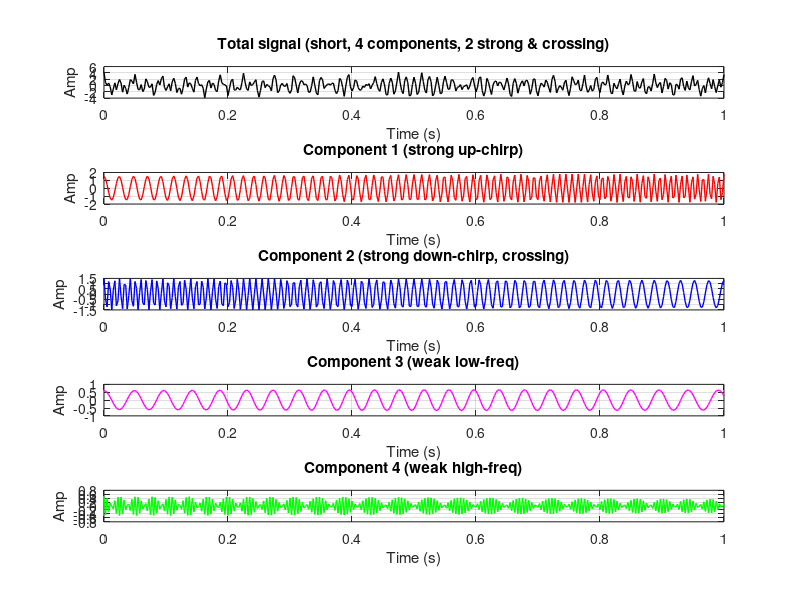
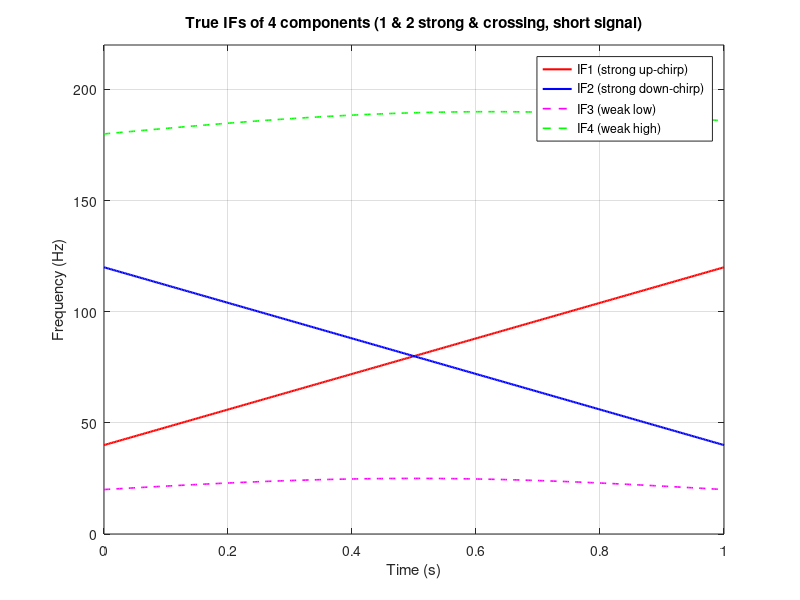

Write MATLAB code to recreate these figures, in order. (Note: this script raises an error after producing the figures.)
%% gen_crossing_4mode_signal_short.m
% 生成一个「短一点」的 4 分量交叉信号：
%   fs = 400 Hz, T = 1 s, N ≈ 401
%   其中两条强分量在 t=0.5 s 左右交叉，频率 80 Hz 附近

clc;
clear;
close all;

%% 1. 时间轴 & 采样率（缩短版）
fs = 400;                 % 采样频率从 1000 降到 400 Hz
T  = 1;                   % 总时长从 2 s 缩到 1 s
t  = 0 : 1/fs : T;        % 时间向量
N  = length(t);

%% 2. 设计 4 个分量的 IF & IA
% 注意：因为 T 变成 1s，我们适当调一下斜率，让交叉仍然发生在中间

% === 强分量 1：从 40 Hz 线性扫到 120 Hz（上升 chirp）===
%  IF1(t) = 40 + 80*t  (t∈[0,1], 40→120 Hz)
IF1 = 40 + 80*t;
IA1 = 1.5 * (1 + 0.2*sin(2*pi*0.3*t));   % 轻微调制振幅

% === 强分量 2：从 120 Hz 线性扫到 40 Hz（下降 chirp）===
%  IF2(t) = 120 - 80*t (t∈[0,1], 120→40 Hz)
%  两条在 t=0.5 s, f=80 Hz 交叉
IF2 = 120 - 80*t;
IA2 = 1.3 * (1 + 0.15*cos(2*pi*0.25*t));

% === 弱分量 3：低频，非交叉 ===
IF3 = 20 + 5*sin(2*pi*0.5*t);           % 大致在 15~25 Hz 之间
IA3 = 0.6 * (1 + 0.1*sin(2*pi*0.4*t));

% === 弱分量 4：高频，非交叉 ===
% Nyquist(fs=400) = 200 Hz，所以 180±10Hz 是安全的
IF4 = 180 + 10*sin(2*pi*0.4*t);         % 大致在 170~190 Hz
IA4 = 0.4 * (1 + 0.2*cos(2*pi*0.35*t));

%% 3. 由 IF 积分得到相位，再生成 4 个分量信号
phi1 = 2*pi*cumtrapz(t, IF1);
phi2 = 2*pi*cumtrapz(t, IF2);
phi3 = 2*pi*cumtrapz(t, IF3);
phi4 = 2*pi*cumtrapz(t, IF4);

Sig1 = IA1 .* cos(phi1);
Sig2 = IA2 .* cos(phi2);
Sig3 = IA3 .* cos(phi3);
Sig4 = IA4 .* cos(phi4);

Sig = Sig1 + Sig2 + Sig3 + Sig4;

%% 4. 时域：总信号 + 各分量（简单看一眼）

figure;
set(gcf,'Color','w','Position',[100 100 800 600]);

subplot(5,1,1);
plot(t, Sig, 'k', 'LineWidth', 1);
xlabel('Time (s)');
ylabel('Amp');
title('Total signal (short, 4 components, 2 strong & crossing)');
grid on;

subplot(5,1,2);
plot(t, Sig1, 'r', 'LineWidth', 1);
xlabel('Time (s)'); ylabel('Amp'); title('Component 1 (strong up-chirp)');
grid on;

subplot(5,1,3);
plot(t, Sig2, 'b', 'LineWidth', 1);
xlabel('Time (s)'); ylabel('Amp'); title('Component 2 (strong down-chirp, crossing)');
grid on;

subplot(5,1,4);
plot(t, Sig3, 'm', 'LineWidth', 1);
xlabel('Time (s)'); ylabel('Amp'); title('Component 3 (weak low-freq)');
grid on;

subplot(5,1,5);
plot(t, Sig4, 'g', 'LineWidth', 1);
xlabel('Time (s)'); ylabel('Amp'); title('Component 4 (weak high-freq)');
grid on;

%% 5. 真 IF 曲线

figure;
set(gcf,'Color','w','Position',[200 100 800 400]);

plot(t, IF1, 'r', 'LineWidth', 1.5); hold on;
plot(t, IF2, 'b', 'LineWidth', 1.5);
plot(t, IF3, 'm--', 'LineWidth', 1.2);
plot(t, IF4, 'g--', 'LineWidth', 1.2);
xlabel('Time (s)');
ylabel('Frequency (Hz)');
title('True IFs of 4 components (1 & 2 strong & crossing, short signal)');
legend('IF1 (strong up-chirp)', ...
       'IF2 (strong down-chirp)', ...
       'IF3 (weak low)', ...
       'IF4 (weak high)', ...
       'Location','best');
ylim([0 220]);
grid on;

%% 6. STFT + 真 IF 叠加

window  = 128;        % 可以也相应减小一点
Nfrebin = 512;

[Spec, f_stft] = STFT(Sig.', fs, Nfrebin, window);

figure;
set(gcf,'Color','w','Position',[150 150 800 400]);
imagesc(t, f_stft, abs(Spec));
set(gca,'YDir','normal');
xlabel('Time (s)');
ylabel('Frequency (Hz)');
title('STFT magnitude (short signal) with true IF curves');
axis([0 T 0 220]);
colorbar; hold on;

plot(t, IF1, 'w-',  'LineWidth', 1.5);
plot(t, IF2, 'w-',  'LineWidth', 1.5);
plot(t, IF3, 'w--', 'LineWidth', 1.2);
plot(t, IF4, 'w--', 'LineWidth', 1.2);

%% 7. 存成 mat，方便后面直接跑 ncme_multimode_rprg

save('crossing4_modes_short.mat', ...
     'fs','t', ...
     'Sig','Sig1','Sig2','Sig3','Sig4', ...
     'IF1','IF2','IF3','IF4', ...
     'IA1','IA2','IA3','IA4');

disp('Done. Saved as crossing4_modes_short.mat');
